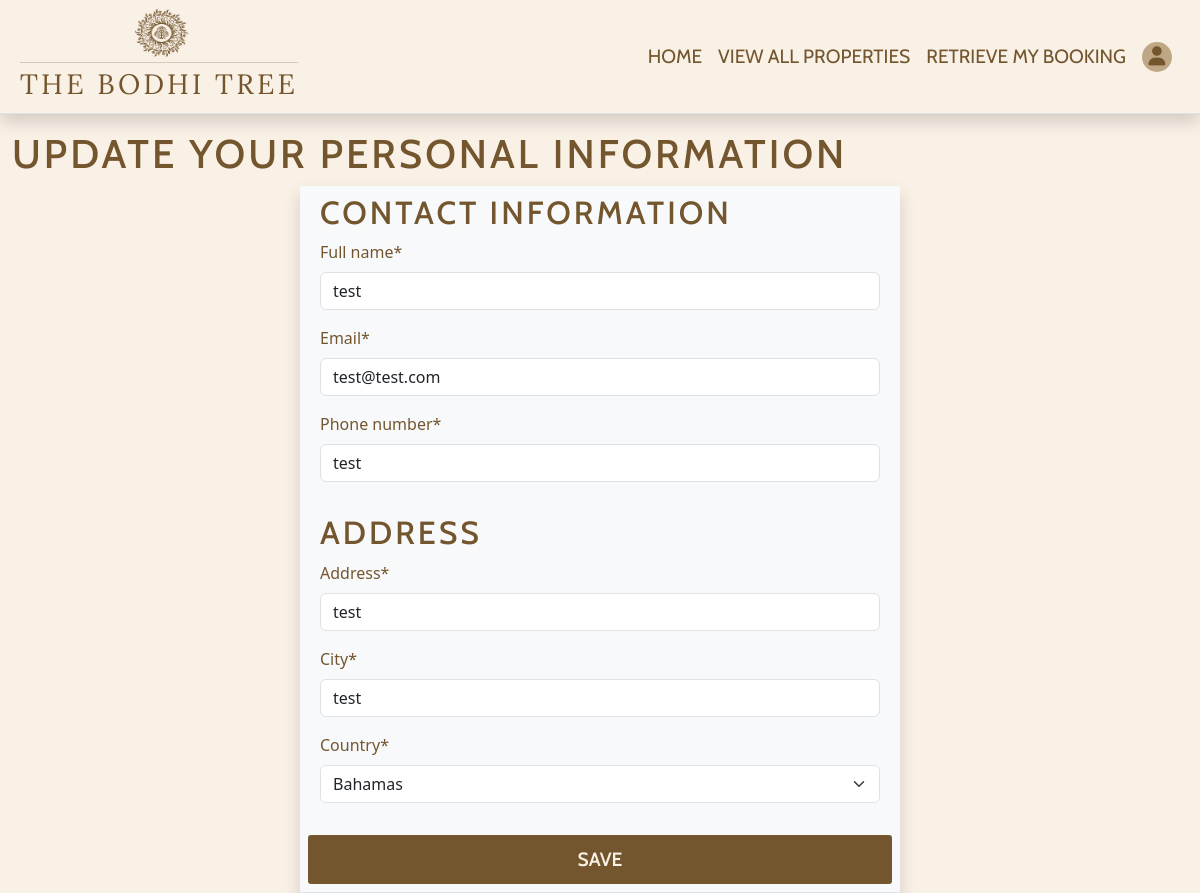
The page /booking/edit/1ABA7925524147DCA621A10CBDD01607 on the database its author committed.
### booking/models.py (models this page shows, shortened)
class Booking(models.Model):
    booking_number = models.CharField(
        max_length=32, null=False, editable=False
    )
    full_name = models.CharField(max_length=120, null=False, blank=False)
    email = models.EmailField(max_length=254, null=False, blank=False)
    phone_number = models.CharField(max_length=12, null=False, blank=False)
    address = models.CharField(max_length=120, null=False, blank=False)
    city = models.CharField(max_length=120, null=False, blank=False)
    country = CountryField(null=False, blank=False)
    checkin_date = models.DateField(null=False, blank=False)
    checkout_date = models.DateField(null=False, blank=False)
    number_of_guests = models.IntegerField(null=False, blank=False, default=0)
    property = models.ForeignKey(
        Property, null=False, blank=False, on_delete=models.CASCADE
    )
    price_total = models.DecimalField(
        max_digits=6, decimal_places=2, null=False, default=0
    )
    created_at = models.DateField(auto_now_add=True)
    user = models.ForeignKey(
        User, null=True, default=None, on_delete=models.CASCADE
    )

### booking/views.py (the view)
# urls.py: path('edit/<booking_number>', views.edit_booking, name='edit_booking'),
def edit_booking(request, booking_number):
    if request.method == 'POST':
        booking = get_object_or_404(Booking, booking_number=booking_number)
        form = BookingForm(request.POST)
        full_name = request.POST['full_name']
        email = request.POST['email']
        phone_number = request.POST['phone_number']
        address = request.POST['address']
        city = request.POST['city']
        country = request.POST['country']
        if form.is_valid:
            booking.full_name = full_name
            booking.email = email
            booking.phone_number = phone_number
            booking.address = address
            booking.city = city
            booking.country = country
            booking.save()
        return redirect('booking_details', booking_number=booking_number)
    else:
        booking = get_object_or_404(Booking, booking_number=booking_number)
        booking_form = BookingForm(instance=booking)
        template = 'booking/edit_booking.html'
        context = {
            'booking': booking,
            'form': booking_form,
        }
        return render(request, template, context)

### booking/forms.py
class BookingForm(forms.ModelForm):
    class Meta:
        model = Booking
        fields = [
            'full_name',
            'email',
            'phone_number',
            'address',
            'city',
            'country',
            'checkin_date',
            'checkout_date',
            'number_of_guests',
            'property',
        ]
        widgets = {
            'checkin_date': DateInput(),
            'checkout_date': DateInput(),
        }

### property/models.py (called while the page is built)
    def __str__(self):
        return self.name

### booking/templates/booking/edit_booking.html (shortened to what this page needs)
{% extends 'base.html' %}
{% block content %}
    <form action="{% url 'edit_booking' booking.booking_number %}" method="POST">
        <div class="row mt-3 custom-text-dark">
            <h1 class="custom-text-dark">Update your personal information</h1>
            <div class="col-12 col-md-6 m-auto bg-light border-bottom shadow">
                <fieldset class="row p-2">
                    <h2 class="custom-text-dark">Contact Information</h1>
                    {{ form.full_name | as_crispy_field }}
                    {{ form.email | as_crispy_field  }}
                    {{ form.phone_number | as_crispy_field }}
                </fieldset>
                <fieldset class="p-2">
                    <h2 class="custom-text-dark">Address</h2>
                    {{ form.address | as_crispy_field }}
                    {{ form.city | as_crispy_field }}
                    {{ form.country | as_crispy_field }}
                </fieldset>
                <fieldset class="row p-2">
                    <button class="submit-btn" type="submit">Save</button>
                </fieldset>
            </div>
        </div>
    </form>
{% endblock %}

### static/css/base.css (style rules this page uses)
body { background-color: #f9f0e6 !important; color: #73562e; font-family: 'Cabin', sans-serif; }
.custom-text-dark, .nav-item * { color: #73562e !important; }
h1, h2, h3 { text-transform: uppercase; letter-spacing: 3px; font-family: 'Cabin', sans-serif; }
.submit-btn { text-align: center; text-transform: uppercase; text-decoration: none; font-family: 'Cabin', sans-serif; background-color: #73562e; border-radius: 3px; color: #f9f0e6; border: none; font-weight: 600; font-size: 1.2rem; transition: 0.5s ease; padding: 10px 15px; }

### rows shown on the page
Booking: full_name "test", email "test@test.com", phone_number "test", address "test", city "test", country "Bahamas"
